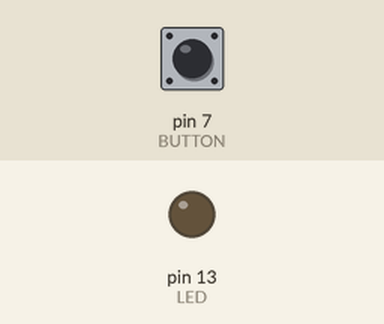
The sketch below on a simulated Arduino Uno, built with avr-gcc and run on an emulated ATmega328P. Parts: output pins drawn as LEDs (lit = HIGH). The test bench sets the inputs (shaded band); at power-on: pin 7 (BUTTON) HIGH.

Above: at 1.2 s.
1.3 s: pin 7 (BUTTON) pulled LOW for 0.15 s
At 1.37 s:
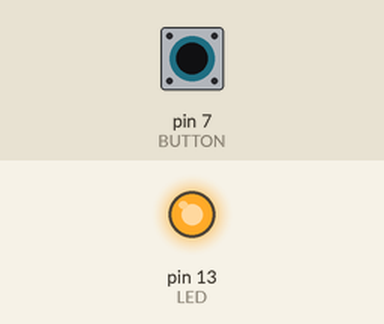
2.9 s: pin 7 (BUTTON) pulled LOW for 3.2 s
At 7.1 s:
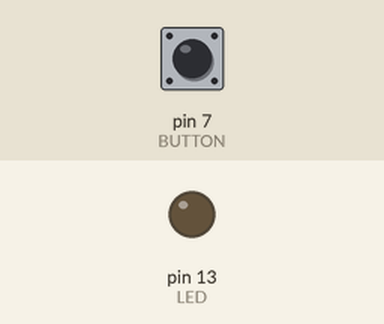
Timing chart, 0 to 8.6 s (numbered marks = the images above; inputs shaded):
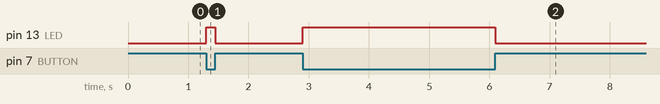

The sketch:

EXEMPLO02_CONTROLANDO_LED_BOTAO.ino
```cpp
const int LED = 13;
const int BUTTON = 7;

int val = 0;
void setup() {
    pinMode(LED, OUTPUT);
    pinMode(BUTTON, INPUT_PULLUP);
}
void loop() {
    val = digitalRead(BUTTON);
    if (val == LOW) {
        digitalWrite(LED, HIGH);
    } else {
        digitalWrite(LED, LOW);
    }
}
```

Measured:
- after the input at 1.3 s, pin 13 (LED): LOW → HIGH at once, → LOW 0.15 s later
- after the input at 2.9 s, pin 13 (LED): LOW → HIGH at once, → LOW 3.2 s later
